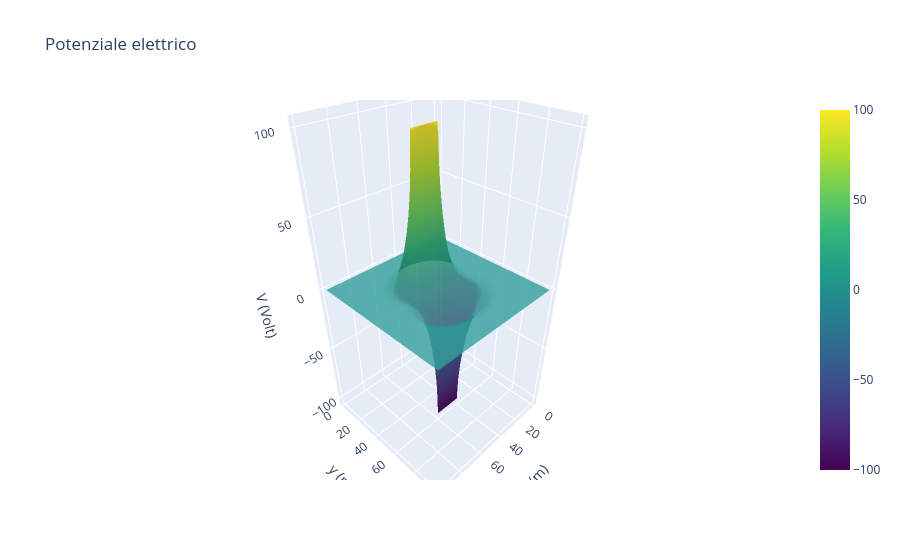
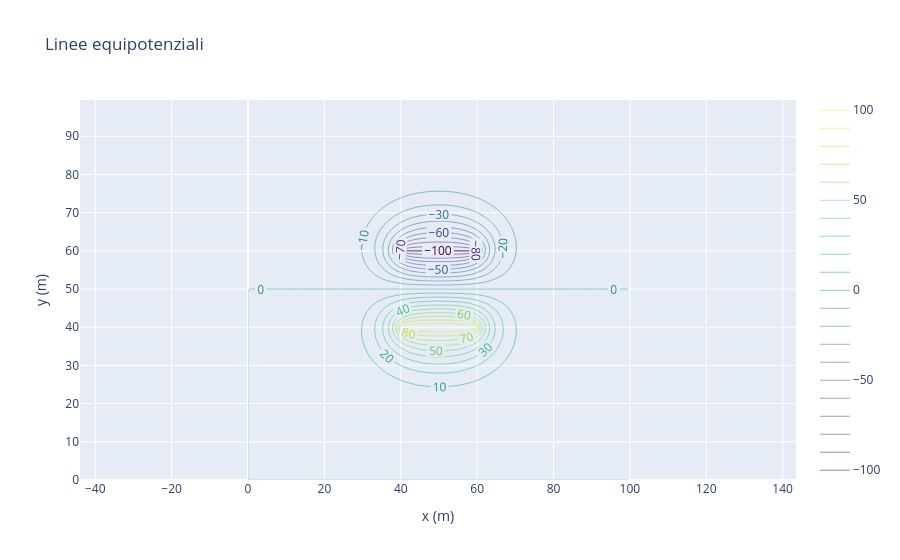

The notebook cell saved with these charts, in order:
### Code cell
# Ringraziamo la AI per questo grafico

import plotly.graph_objects as go

step = 5
x = np.arange(V.shape[1]) * DX
y = np.arange(V.shape[0]) * DY
Xs = x[::step]
Ys = y[::step]
Vs = V[::step, ::step]

fig = go.Figure()

# Superficie 3D
fig.add_trace(go.Surface(
    x=Xs, y=Ys, z=Vs,
    colorscale='Viridis',
    opacity=0.8,
    name='Potenziale'
))

fig.update_layout(
    title='Potenziale elettrico',
    scene=dict(
        xaxis_title='x (m)',
        yaxis_title='y (m)',
        zaxis_title='V (Volt)'
    )
)

fig.show()

fig2 = go.Figure(go.Contour(
    x=Xs, y=Ys, z=Vs,
    colorscale='Viridis',
    contours=dict(
        coloring='lines',
        showlabels=True,
        start=V.min(),
        end=V.max(),
        size=10        # intervallo tra le linee
    )
))

fig2.update_layout(
    title='Linee equipotenziali',
    xaxis_title='x (m)',
    yaxis_title='y (m)',
    yaxis=dict(scaleanchor='x')  # aspect ratio uguale
)

fig2.show()
print(V)

### Figure 1 — Plotly figure (JSON) as saved in the notebook; plotly's stock layout.template omitted (floating-point values rounded to 4 significant figures; data arrays with more than 128 entries replaced by an {"elided": "..."} marker saying what was removed)
{"data": [{"colorscale": [[0, "#440154"], [0.1111, "#482878"], [0.2222, "#3e4989"], [0.3333, "#31688e"], [0.4444, "#26828e"], [0.5556, "#1f9e89"], [0.6667, "#35b779"], [0.7778, "#6ece58"], [0.8889, "#b5de2b"], [1, "#fde725"]], "name": "Potenziale", "opacity": 0.8, "type": "surface", "x": {"elided": "200 float values"}, "y": {"elided": "200 float values"}, "z": {"elided": "200x200 float values"}}], "layout": {"scene": {"xaxis": {"title": {"text": "x (m)"}}, "yaxis": {"title": {"text": "y (m)"}}, "zaxis": {"title": {"text": "V (Volt)"}}}, "title": {"text": "Potenziale elettrico"}}}

### Figure 2 — Plotly figure (JSON) as saved in the notebook; plotly's stock layout.template omitted (floating-point values rounded to 4 significant figures; data arrays with more than 128 entries replaced by an {"elided": "..."} marker saying what was removed)
{"data": [{"colorscale": [[0, "#440154"], [0.1111, "#482878"], [0.2222, "#3e4989"], [0.3333, "#31688e"], [0.4444, "#26828e"], [0.5556, "#1f9e89"], [0.6667, "#35b779"], [0.7778, "#6ece58"], [0.8889, "#b5de2b"], [1, "#fde725"]], "contours": {"coloring": "lines", "end": 100, "showlabels": true, "size": 10, "start": -100}, "type": "contour", "x": {"elided": "200 float values"}, "y": {"elided": "200 float values"}, "z": {"elided": "200x200 float values"}}], "layout": {"title": {"text": "Linee equipotenziali"}, "xaxis": {"title": {"text": "x (m)"}}, "yaxis": {"scaleanchor": "x", "title": {"text": "y (m)"}}}}
